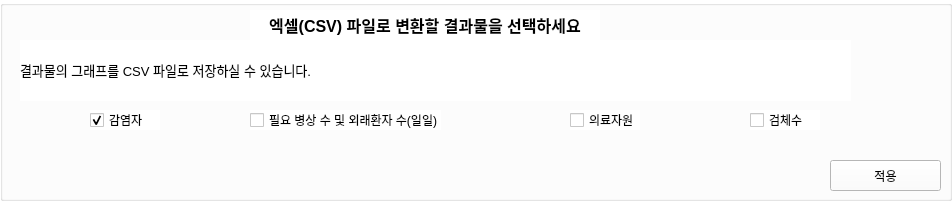
   <widget class="QWidget" name="csvWidget" native="true">
    <property name="geometry">
     <rect>
      <x>20</x>
      <y>190</y>
      <width>952</width>
      <height>201</height>
     </rect>
    </property>
    <property name="autoFillBackground">
     <bool>false</bool>
    </property>
    <property name="styleSheet">
     <string notr="true">background-color:white; font-family:'맑은 고딕';</string>
    </property>
    <widget class="QGroupBox" name="groupBox_4">
     <property name="geometry">
      <rect>
       <x>0</x>
       <y>0</y>
       <width>952</width>
       <height>201</height>
      </rect>
     </property>
     <property name="autoFillBackground">
      <bool>false</bool>
     </property>
     <property name="styleSheet">
      <string notr="true"/>
     </property>
     <property name="title">
      <string/>
     </property>
     <widget class="QLabel" name="label_11">
      <property name="geometry">
       <rect>
        <x>20</x>
        <y>40</y>
        <width>831</width>
        <height>61</height>
       </rect>
      </property>
      <property name="text">
       <string>&lt;html&gt;&lt;head/&gt;&lt;body&gt;&lt;p&gt;&lt;span style=&quot; font-size:10pt;&quot;&gt;결과물의 그래프를 CSV 파일로 저장하실 수 있습니다. &lt;/span&gt;&lt;/p&gt;&lt;/body&gt;&lt;/html&gt;</string>
      </property>
      <property name="scaledContents">
       <bool>false</bool>
      </property>
      <property name="wordWrap">
       <bool>true</bool>
      </property>
     </widget>
     <widget class="QLabel" name="label_12">
      <property name="geometry">
       <rect>
        <x>250</x>
        <y>10</y>
        <width>350</width>
        <height>31</height>
       </rect>
      </property>
      <property name="text">
       <string>&lt;html&gt;&lt;head/&gt;&lt;body&gt;&lt;p align=&quot;center&quot;&gt;&lt;span style=&quot; font-size:12pt; font-weight:600;&quot;&gt;엑셀(CSV) 파일로 변환할 결과물을 선택하세요&lt;/span&gt;&lt;/p&gt;&lt;/body&gt;&lt;/html&gt;</string>
      </property>
     </widget>
     <widget class="QPushButton" name="csvSubmit">
      <property name="geometry">
       <rect>
        <x>830</x>
        <y>160</y>
        <width>111</width>
        <height>31</height>
       </rect>
      </property>
      <property name="text">
       <string>적용</string>
      </property>
     </widget>
     <widget class="QCheckBox" name="csvoutput_1">
      <property name="geometry">
       <rect>
        <x>90</x>
        <y>110</y>
        <width>70</width>
        <height>20</height>
       </rect>
      </property>
      <property name="text">
       <string>감염자</string>
      </property>
      <property name="checked">
       <bool>true</bool>
      </property>
      <property name="autoRepeat">
       <bool>true</bool>
      </property>
      <property name="autoExclusive">
       <bool>false</bool>
      </property>
      <attribute name="buttonGroup">
       <string notr="true">buttonGroup_3</string>
      </attribute>
     </widget>
     <widget class="QCheckBox" name="csvoutput_2">
      <property name="geometry">
       <rect>
        <x>250</x>
        <y>110</y>
        <width>191</width>
        <height>20</height>
       </rect>
      </property>
      <property name="text">
       <string>필요 병상 수 및 외래환자 수(일일)</string>
      </property>
      <property name="checked">
       <bool>false</bool>
      </property>
      <property name="autoRepeat">
       <bool>true</bool>
      </property>
      <property name="autoExclusive">
       <bool>false</bool>
      </property>
      <attribute name="buttonGroup">
       <string notr="true">buttonGroup_3</string>
      </attribute>
     </widget>
     <widget class="QCheckBox" name="csvoutput_3">
      <property name="geometry">
       <rect>
        <x>570</x>
        <y>110</y>
        <width>70</width>
        <height>20</height>
       </rect>
      </property>
      <property name="text">
       <string>의료자원</string>
      </property>
      <attribute name="buttonGroup">
       <string notr="true">buttonGroup_3</string>
      </attribute>
     </widget>
     <widget class="QCheckBox" name="csvoutput_4">
      <property name="geometry">
       <rect>
        <x>750</x>
        <y>110</y>
        <width>70</width>
        <height>20</height>
       </rect>
      </property>
      <property name="text">
       <string>검체수</string>
      </property>
      <attribute name="buttonGroup">
       <string notr="true">buttonGroup_3</string>
      </attribute>
     </widget>
    </widget>
   </widget>
